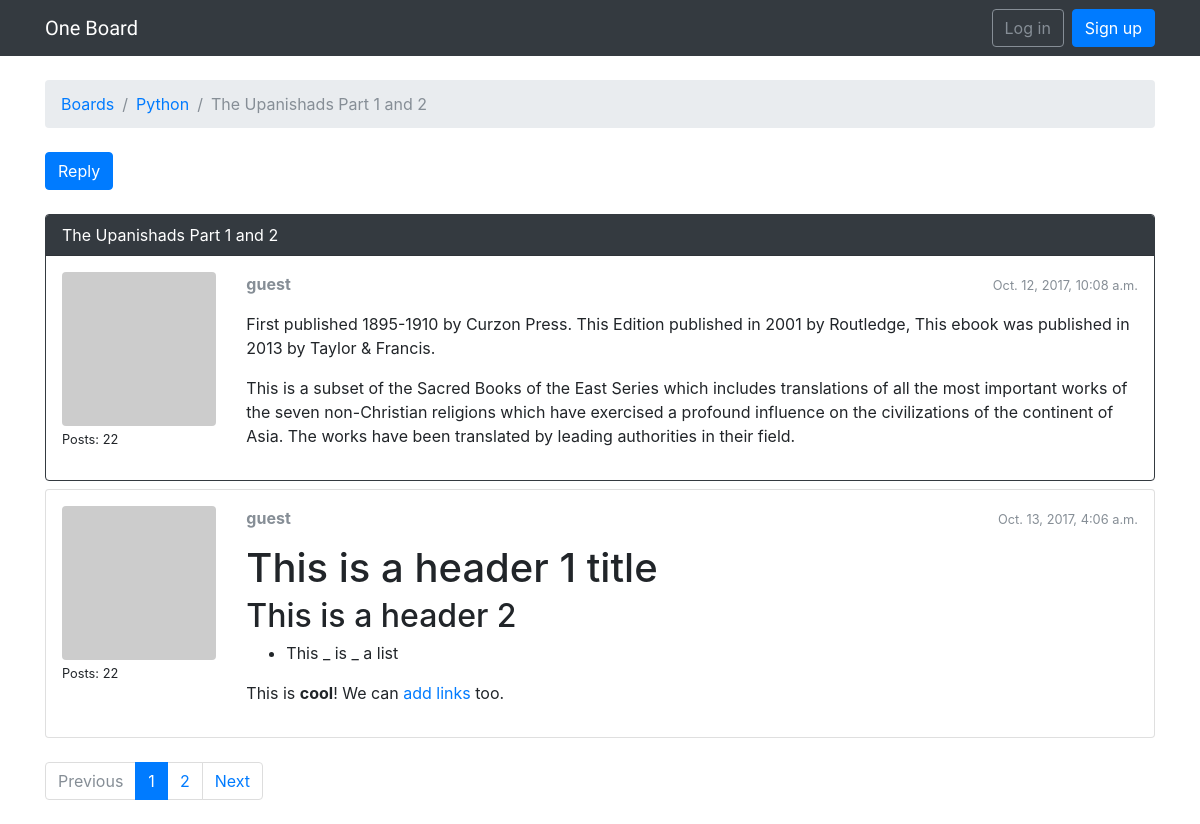
The app's page /boards/2/topics/8/, older data.
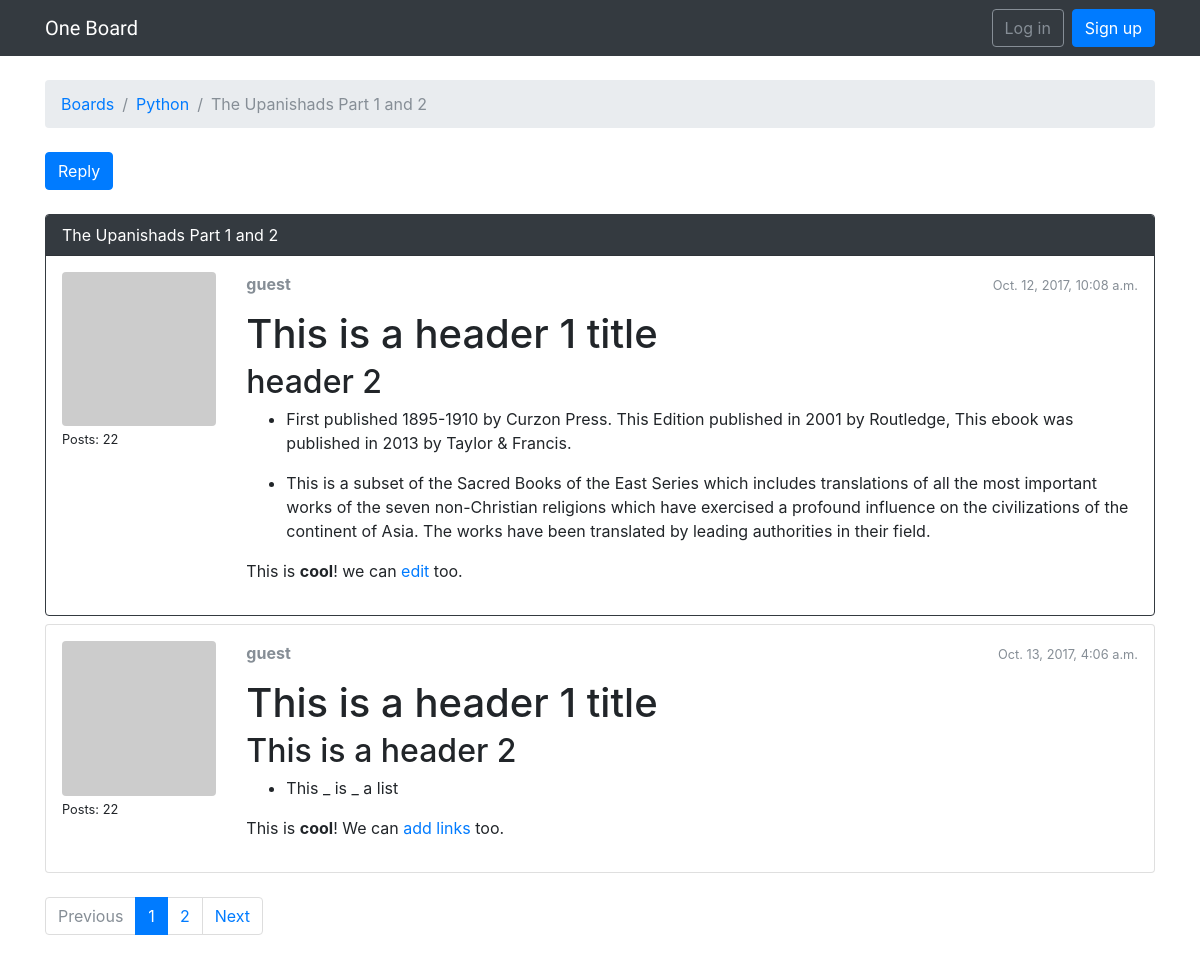
The same page, newer data.
### boards/models.py (models this page shows, shortened)
class Topic(models.Model):
    subject = models.CharField(max_length=255)
    last_updated = models.DateTimeField(auto_now_add=True)
    board = models.ForeignKey(Board, related_name='topics')
    starter = models.ForeignKey(User, related_name='topics')
    views = models.PositiveIntegerField(default=0)

class Board(models.Model):
    name = models.CharField(max_length=30, unique=True)
    description = models.CharField(max_length=100)

class Post(models.Model):
    message = models.TextField(max_length=4000)
    topic = models.ForeignKey(Topic, related_name='posts')
    created_at = models.DateTimeField(auto_now_add=True)
    updated_at = models.DateTimeField(null=True)
    created_by = models.ForeignKey(User, related_name='posts')
    updated_by = models.ForeignKey(User, null=True, related_name='+')
    def get_message_as_markdown(self):
        return mark_safe(markdown(self.message, safe_mode='escape'))

### boards/views.py (the view)
# urls.py: url(r'^boards/(?P<pk>\d+)/topics/(?P<topic_pk>\d+)/$', views.PostListView.as_view(), name='topic_posts'),
class PostListView(ListView):
    model = Post
    context_object_name = 'posts'
    template_name = 'topic_posts.html'
    paginate_by = 2
    def get_context_data(self, **kwargs):
        self.topic.views += 1
        self.topic.save()
        kwargs['topic'] = self.topic
        return super().get_context_data(**kwargs)
    def get_queryset(self):
        self.topic = get_object_or_404(Topic, board__pk=self.kwargs.get('pk'), pk=self.kwargs.get('topic_pk'))
        queryset = self.topic.posts.order_by('created_at')
        return queryset

### boards/templatetags/gravatar.py (called while the page is built)
@register.filter
def gravatar(user):
    email = user.email.lower().encode('utf-8')
    default = 'mm'
    size = 256
    url = 'https://www.gravatar.com/avatar/{md5}?{params}'.format(
        md5=hashlib.md5(email).hexdigest(),
        params=urlencode({'d': default, 's': str(size)})
    )
    return url

### templates/topic_posts.html (shortened to what this page needs)
{% extends 'base.html' %}
{% load gravatar %}
{% block breadcrumb %}
  <li class="breadcrumb-item"><a href="{% url 'home' %}">Boards</a></li>
  <li class="breadcrumb-item"><a href="{% url 'board_topics' topic.board.pk %}">{{ topic.board.name }}</a></li>
  <li class="breadcrumb-item active">{{ topic.subject }}</li>
{% endblock %}
{% block content %}
  <div class="mb-4">
    <a href="{% url 'reply_topic' topic.board.pk topic.pk %}" class="btn btn-primary" role="button">Reply</a>
  </div>
  {% for post in posts %}
    <div class="card {% if forloop.last %}mb-4{% else %}mb-2{% endif %} {% if forloop.first %}border-dark{% endif %}">
      {% if forloop.first %}
        <div class="card-header text-white bg-dark py-2 px-3">{{ topic.subject }}</div>
      {% endif %}
      <div class="card-body p-3">
        <div class="row">
          <div class="col-2">
            <img src="{{ post.created_by|gravatar }}" alt="{{ post.created_by.username }}" class="w-100 rounded">
            <small>Posts: {{ post.created_by.posts.count }}</small>
          </div>
          <div class="col-10">
            <div class="row mb-3">
              <div class="col-6">
                <strong class="text-muted">{{ post.created_by.username }}</strong>
              </div>
              <div class="col-6 text-right">
                <small class="text-muted">{{ post.created_at }}</small>
              </div>
            </div>
            {{ post.get_message_as_markdown }}
          </div>
        </div>
      </div>
    </div>
  {% endfor %}
  {% include 'includes/pagination.html' %}
{% endblock %}

### templates/base.html (shortened to what this page needs)
{% load static %}<!DOCTYPE html>
<html>
  <head>
    <link rel="stylesheet" href="{% static 'css/bootstrap.min.css' %}">
    <link rel="stylesheet" href="{% static 'css/app.css' %}">
  </head>
  <body>
    {% block body %}
      <nav class="navbar navbar-expand-lg navbar-dark bg-dark">
        <div class="container">
          <a class="navbar-brand" href="{% url 'home' %}">One Board</a>
          <div class="collapse navbar-collapse" id="mainMenu">
            {% if user.is_authenticated %}
              <ul class="navbar-nav ml-auto">
                <li class="nav-item dropdown">
                  <a class="nav-link dropdown-toggle" href="#" id="userMenu" data-toggle="dropdown" aria-haspopup="true" aria-expanded="false">
                    {{ user.username }}
                  </a>
                  <div class="dropdown-menu dropdown-menu-right" aria-labelledby="userMenu">
                    <a class="dropdown-item" href="#">My account</a>
                    <a class="dropdown-item" href="#">Change password</a>
                    <div class="dropdown-divider"></div>
                    <a class="dropdown-item" href="{% url 'logout' %}">Log out</a>
                  </div>
                </li>
              </ul>
            {% else %}
              <form class="form-inline ml-auto">
                <a href="{% url 'login' %}" class="btn btn-outline-secondary">Log in</a>
                <a href="{% url 'signup' %}" class="btn btn-primary ml-2">Sign up</a>
              </form>
            {% endif %}
          </div>
        </div>
      </nav>
      <div class="container">
        <ol class="breadcrumb my-4">
          {% block breadcrumb %}
          {% endblock %}
        </ol>
        {% block content %}
        {% endblock %}
      </div>
    {% endblock body %}
  </body>
</html>

### templates/includes/pagination.html (shortened to what this page needs)
{% if is_paginated %}
  <nav aria-label="Topics pagination" class="mb-4">
    <ul class="pagination">
      {% if page_obj.has_previous %}
        <li class="page-item">
          <a class="page-link" href="?page={{ page_obj.previous_page_number }}">Previous</a>
        </li>
      {% else %}
        <li class="page-item disabled">
          <span class="page-link">Previous</span>
        </li>
      {% endif %}
      {% for page_num in paginator.page_range %}
        {% if page_obj.number == page_num %}
          <li class="page-item active">
            <span class="page-link">
              {{ page_num }}
            </span>
          </li>
        {% else %}
          <li class="page-item">
            <a class="page-link" href="?page={{ page_num }}">{{ page_num }}</a>
          </li>
        {% endif %}
      {% endfor %}
      {% if page_obj.has_next %}
        <li class="page-item">
          <a class="page-link" href="?page={{ page_obj.next_page_number }}">Next</a>
        </li>
      {% else %}
        <li class="page-item disabled">
          <span class="page-link">Next</span>
        </li>
      {% endif %}
    </ul>
  </nav>
{% endif %}

### static/css/app.css (style rules this page uses)
.navbar-brand { font-family: 'Peralta', cursive; }

Row changes from the older to the newer data that the page shows:
changed Post: get_message_as_markdown "First published 1895-1910 by Curzon Press. This Edition published in 2001 by Routledge, This ebook was published in 2013 by Taylor & Francis. This is a subset of the Sacred Books of the East Series which includes translations of all the most important works of the seven non-Christian religions which have exercised a profound influence on the civilizations of the continent of Asia. The works have been translated by leading authorities in their field." → "This is a header 1 title header 2 First published 1895-1910 by Curzon Press. This Edition published in 2001 by Routledge, This ebook was published in 2013 by Taylor & Francis. This is a subset of the Sacred Books of the East Series which includes translations of all the most important works of the seven non-Christian religions which have exercised a profound influence on the civilizations of the continent of Asia. The works have been translated by leading authorities in their field. This is cool ! we can edit too."
